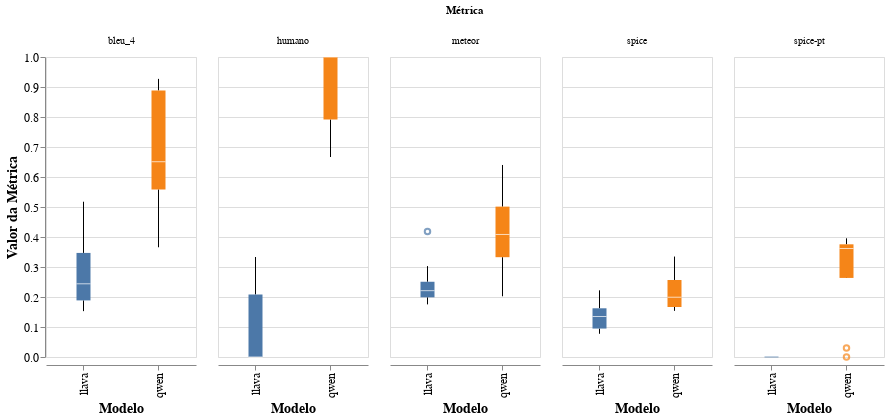

The code cell stored with this chart in its notebook:
### Markdown cell above
# Boxplots

### Code cell
df_long = df_metricas.melt(
    id_vars=["modelo", "image_id"],
    value_vars=["bleu_4", "meteor", "spice", "spice-pt", "humano"],
    var_name="métrica",
    value_name="valor",
)

# Criar o boxplot com outliers visíveis
boxplot = (
    alt.Chart(df_long)
    .mark_boxplot(extent=1.5)
    .encode(
        x=alt.X("modelo:N", title="Modelo"),
        y=alt.Y("valor:Q", title="Valor da Métrica"),
        color=alt.Color("modelo:N", legend=None),
    )
    .properties(width=150, height=300)
)

# Aplicar facetas por métrica
chart = boxplot.facet(
    column=alt.Column("métrica:N", title="Métrica"), columns=4
).configure_axis(labelFontSize=12, titleFontSize=14)

chart

### Figure 1 — Vega-Lite specification as saved in the notebook (floating-point values rounded to 4 significant figures)
{"config": {"view": {"continuousWidth": 300, "continuousHeight": 300}, "axis": {"labelFontSize": 12, "titleFontSize": 14}}, "data": {"name": "data-40d83a3d3c86953fec3bdb4a3fb63ed6"}, "facet": {"column": {"field": "métrica", "title": "Métrica", "type": "nominal"}}, "spec": {"mark": {"type": "boxplot", "extent": 1.5}, "encoding": {"color": {"field": "modelo", "legend": null, "type": "nominal"}, "x": {"field": "modelo", "title": "Modelo", "type": "nominal"}, "y": {"field": "valor", "title": "Valor da Métrica", "type": "quantitative"}}, "height": 300, "width": 150}, "columns": 4, "$schema": "https://vega.github.io/schema/vega-lite/v5.20.1.json", "datasets": {"data-40d83a3d3c86953fec3bdb4a3fb63ed6": [{"modelo": "qwen", "image_id": "26c9f2ad-efd9-4d93-abd6-f5c35b2c7a3a", "métrica": "bleu_4", "valor": 0.5778}, {"modelo": "qwen", "image_id": "2966dd41-b32d-4b51-a69a-dc9a9dd755df", "métrica": "bleu_4", "valor": 0.5887}, {"modelo": "qwen", "image_id": "5b14269e-807a-4b3d-b652-e0036bde4418", "métrica": "bleu_4", "valor": 0.5008}, {"modelo": "qwen", "image_id": "687e0132-7f8e-4c35-ba2c-b66d59c7365a", "métrica": "bleu_4", "valor": 0.7131}, {"modelo": "qwen", "image_id": "9f52f1ff-67e3-443a-ad59-1e987a5438e6", "métrica": "bleu_4", "valor": 0.91}, {"modelo": "qwen", "image_id": "a43d8a7e-1c81-4b9d-b527-2369584d5110", "métrica": "bleu_4", "valor": 0.3657}, {"modelo": "qwen", "image_id": "b22100ba-f165-4bb0-8862-d5a09e31b54f", "métrica": "bleu_4", "valor": 0.927}, {"modelo": "qwen", "image_id": "fead8dc8-c6cd-4ab5-88d0-af8955c0bd70", "métrica": "bleu_4", "valor": 0.8811}, {"modelo": "llava", "image_id": "26c9f2ad-efd9-4d93-abd6-f5c35b2c7a3a", "métrica": "bleu_4", "valor": 0.1528}, {"modelo": "llava", "image_id": "2966dd41-b32d-4b51-a69a-dc9a9dd755df", "métrica": "bleu_4", "valor": 0.1957}, {"modelo": "llava", "image_id": "5b14269e-807a-4b3d-b652-e0036bde4418", "métrica": "bleu_4", "valor": 0.3291}, {"modelo": "llava", "image_id": "687e0132-7f8e-4c35-ba2c-b66d59c7365a", "métrica": "bleu_4", "valor": 0.4004}, {"modelo": "llava", "image_id": "9f52f1ff-67e3-443a-ad59-1e987a5438e6", "métrica": "bleu_4", "valor": 0.2061}, {"modelo": "llava", "image_id": "a43d8a7e-1c81-4b9d-b527-2369584d5110", "métrica": "bleu_4", "valor": 0.5176}, {"modelo": "llava", "image_id": "b22100ba-f165-4bb0-8862-d5a09e31b54f", "métrica": "bleu_4", "valor": 0.1676}, {"modelo": "llava", "image_id": "fead8dc8-c6cd-4ab5-88d0-af8955c0bd70", "métrica": "bleu_4", "valor": 0.2819}, {"modelo": "qwen", "image_id": "26c9f2ad-efd9-4d93-abd6-f5c35b2c7a3a", "métrica": "meteor", "valor": 0.3623}, {"modelo": "qwen", "image_id": "2966dd41-b32d-4b51-a69a-dc9a9dd755df", "métrica": "meteor", "valor": 0.2931}, {"modelo": "qwen", "image_id": "5b14269e-807a-4b3d-b652-e0036bde4418", "métrica": "meteor", "valor": 0.3459}, {"modelo": "qwen", "image_id": "687e0132-7f8e-4c35-ba2c-b66d59c7365a", "métrica": "meteor", "valor": 0.4546}, {"modelo": "qwen", "image_id": "9f52f1ff-67e3-443a-ad59-1e987a5438e6", "métrica": "meteor", "valor": 0.6401}, {"modelo": "qwen", "image_id": "a43d8a7e-1c81-4b9d-b527-2369584d5110", "métrica": "meteor", "valor": 0.2024}, {"modelo": "qwen", "image_id": "b22100ba-f165-4bb0-8862-d5a09e31b54f", "métrica": "meteor", "valor": 0.5843}, {"modelo": "qwen", "image_id": "fead8dc8-c6cd-4ab5-88d0-af8955c0bd70", "métrica": "meteor", "valor": 0.4735}, {"modelo": "llava", "image_id": "26c9f2ad-efd9-4d93-abd6-f5c35b2c7a3a", "métrica": "meteor", "valor": 0.2334}, {"modelo": "llava", "image_id": "2966dd41-b32d-4b51-a69a-dc9a9dd755df", "métrica": "meteor", "valor": 0.1754}, {"modelo": "llava", "image_id": "5b14269e-807a-4b3d-b652-e0036bde4418", "métrica": "meteor", "valor": 0.303}, {"modelo": "llava", "image_id": "687e0132-7f8e-4c35-ba2c-b66d59c7365a", "métrica": "meteor", "valor": 0.2216}, {"modelo": "llava", "image_id": "9f52f1ff-67e3-443a-ad59-1e987a5438e6", "métrica": "meteor", "valor": 0.1993}, {"modelo": "llava", "image_id": "a43d8a7e-1c81-4b9d-b527-2369584d5110", "métrica": "meteor", "valor": 0.4184}, {"modelo": "llava", "image_id": "b22100ba-f165-4bb0-8862-d5a09e31b54f", "métrica": "meteor", "valor": 0.2206}, {"modelo": "llava", "image_id": "fead8dc8-c6cd-4ab5-88d0-af8955c0bd70", "métrica": "meteor", "valor": 0.1979}, {"modelo": "qwen", "image_id": "26c9f2ad-efd9-4d93-abd6-f5c35b2c7a3a", "métrica": "spice", "valor": 0.163}, {"modelo": "qwen", "image_id": "2966dd41-b32d-4b51-a69a-dc9a9dd755df", "métrica": "spice", "valor": 0.1796}, {"modelo": "qwen", "image_id": "5b14269e-807a-4b3d-b652-e0036bde4418", "métrica": "spice", "valor": 0.2189}, {"modelo": "qwen", "image_id": "687e0132-7f8e-4c35-ba2c-b66d59c7365a", "métrica": "spice", "valor": 0.1679}, {"modelo": "qwen", "image_id": "9f52f1ff-67e3-443a-ad59-1e987a5438e6", "métrica": "spice", "valor": 0.2514}, {"modelo": "qwen", "image_id": "a43d8a7e-1c81-4b9d-b527-2369584d5110", "métrica": "spice", "valor": 0.1538}, {"modelo": "qwen", "image_id": "b22100ba-f165-4bb0-8862-d5a09e31b54f", "métrica": "spice", "valor": 0.3348}, {"modelo": "qwen", "image_id": "fead8dc8-c6cd-4ab5-88d0-af8955c0bd70", "métrica": "spice", "valor": 0.2727}, {"modelo": "llava", "image_id": "26c9f2ad-efd9-4d93-abd6-f5c35b2c7a3a", "métrica": "spice", "valor": 0.07921}, {"modelo": "llava", "image_id": "2966dd41-b32d-4b51-a69a-dc9a9dd755df", "métrica": "spice", "valor": 0.1}, {"modelo": "llava", "image_id": "5b14269e-807a-4b3d-b652-e0036bde4418", "métrica": "spice", "valor": 0.1973}, {"modelo": "llava", "image_id": "687e0132-7f8e-4c35-ba2c-b66d59c7365a", "métrica": "spice", "valor": 0.1507}, {"modelo": "llava", "image_id": "9f52f1ff-67e3-443a-ad59-1e987a5438e6", "métrica": "spice", "valor": 0.07735}, {"modelo": "llava", "image_id": "a43d8a7e-1c81-4b9d-b527-2369584d5110", "métrica": "spice", "valor": 0.2222}, {"modelo": "llava", "image_id": "b22100ba-f165-4bb0-8862-d5a09e31b54f", "métrica": "spice", "valor": 0.1504}, {"modelo": "llava", "image_id": "fead8dc8-c6cd-4ab5-88d0-af8955c0bd70", "métrica": "spice", "valor": 0.1194}, {"modelo": "qwen", "image_id": "26c9f2ad-efd9-4d93-abd6-f5c35b2c7a3a", "métrica": "spice-pt", "valor": 0.3415}, {"modelo": "qwen", "image_id": "2966dd41-b32d-4b51-a69a-dc9a9dd755df", "métrica": "spice-pt", "valor": 0.02985}, {"modelo": "qwen", "image_id": "5b14269e-807a-4b3d-b652-e0036bde4418", "métrica": "spice-pt", "valor": 0.3571}, {"modelo": "qwen", "image_id": "687e0132-7f8e-4c35-ba2c-b66d59c7365a", "métrica": "spice-pt", "valor": 0.3956}, {"modelo": "qwen", "image_id": "9f52f1ff-67e3-443a-ad59-1e987a5438e6", "métrica": "spice-pt", "valor": 0.3913}, {"modelo": "qwen", "image_id": "a43d8a7e-1c81-4b9d-b527-2369584d5110", "métrica": "spice-pt", "valor": 0.3704}, {"modelo": "qwen", "image_id": "b22100ba-f165-4bb0-8862-d5a09e31b54f", "métrica": "spice-pt", "valor": 0.3662}, {"modelo": "qwen", "image_id": "fead8dc8-c6cd-4ab5-88d0-af8955c0bd70", "métrica": "spice-pt", "valor": 0.0}, {"modelo": "llava", "image_id": "26c9f2ad-efd9-4d93-abd6-f5c35b2c7a3a", "métrica": "spice-pt", "valor": 0.0}, {"modelo": "llava", "image_id": "2966dd41-b32d-4b51-a69a-dc9a9dd755df", "métrica": "spice-pt", "valor": 0.0}, {"modelo": "llava", "image_id": "5b14269e-807a-4b3d-b652-e0036bde4418", "métrica": "spice-pt", "valor": 0.0}, {"modelo": "llava", "image_id": "687e0132-7f8e-4c35-ba2c-b66d59c7365a", "métrica": "spice-pt", "valor": 0.0}, {"modelo": "llava", "image_id": "9f52f1ff-67e3-443a-ad59-1e987a5438e6", "métrica": "spice-pt", "valor": 0.0}, {"modelo": "llava", "image_id": "a43d8a7e-1c81-4b9d-b527-2369584d5110", "métrica": "spice-pt", "valor": 0.0}, {"modelo": "llava", "image_id": "b22100ba-f165-4bb0-8862-d5a09e31b54f", "métrica": "spice-pt", "valor": 0.0}, {"modelo": "llava", "image_id": "fead8dc8-c6cd-4ab5-88d0-af8955c0bd70", "métrica": "spice-pt", "valor": 0.0}, {"modelo": "qwen", "image_id": "26c9f2ad-efd9-4d93-abd6-f5c35b2c7a3a", "métrica": "humano", "valor": 1.0}, {"modelo": "qwen", "image_id": "2966dd41-b32d-4b51-a69a-dc9a9dd755df", "métrica": "humano", "valor": 1.0}, {"modelo": "qwen", "image_id": "5b14269e-807a-4b3d-b652-e0036bde4418", "métrica": "humano", "valor": 0.6667}, {"modelo": "qwen", "image_id": "687e0132-7f8e-4c35-ba2c-b66d59c7365a", "métrica": "humano", "valor": 1.0}, {"modelo": "qwen", "image_id": "9f52f1ff-67e3-443a-ad59-1e987a5438e6", "métrica": "humano", "valor": 0.8333}, {"modelo": "qwen", "image_id": "a43d8a7e-1c81-4b9d-b527-2369584d5110", "métrica": "humano", "valor": 0.6667}, {"modelo": "qwen", "image_id": "b22100ba-f165-4bb0-8862-d5a09e31b54f", "métrica": "humano", "valor": 1.0}, {"modelo": "qwen", "image_id": "fead8dc8-c6cd-4ab5-88d0-af8955c0bd70", "métrica": "humano", "valor": 1.0}, {"modelo": "llava", "image_id": "26c9f2ad-efd9-4d93-abd6-f5c35b2c7a3a", "métrica": "humano", "valor": 0.0}, {"modelo": "llava", "image_id": "2966dd41-b32d-4b51-a69a-dc9a9dd755df", "métrica": "humano", "valor": 0.0}, {"modelo": "llava", "image_id": "5b14269e-807a-4b3d-b652-e0036bde4418", "métrica": "humano", "valor": 0.3333}, {"modelo": "llava", "image_id": "687e0132-7f8e-4c35-ba2c-b66d59c7365a", "métrica": "humano", "valor": 0.0}, {"modelo": "llava", "image_id": "9f52f1ff-67e3-443a-ad59-1e987a5438e6", "métrica": "humano", "valor": 0.1667}, {"modelo": "llava", "image_id": "a43d8a7e-1c81-4b9d-b527-2369584d5110", "métrica": "humano", "valor": 0.3333}, {"modelo": "llava", "image_id": "b22100ba-f165-4bb0-8862-d5a09e31b54f", "métrica": "humano", "valor": 0.0}, {"modelo": "llava", "image_id": "fead8dc8-c6cd-4ab5-88d0-af8955c0bd70", "métrica": "humano", "valor": 0.0}]}}
